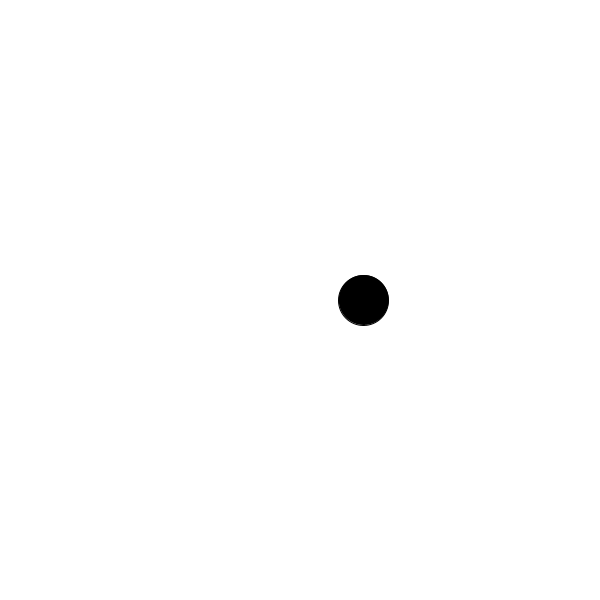
Frame 1 (no input)
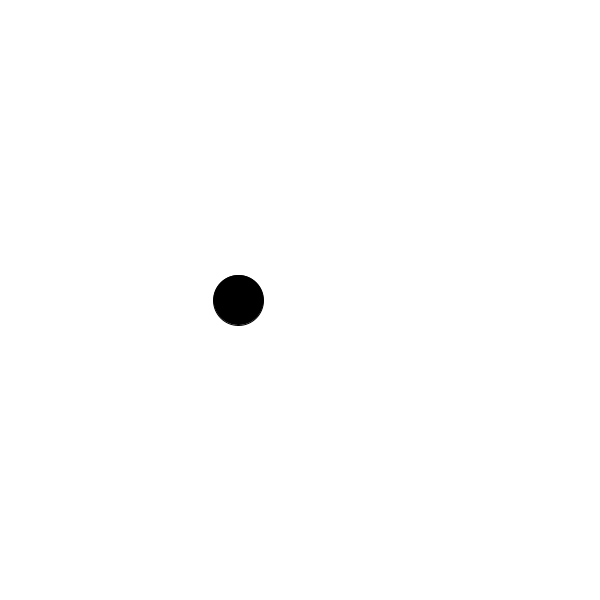
Frame 60 (the mouse pressed at the canvas centre just before this capture)
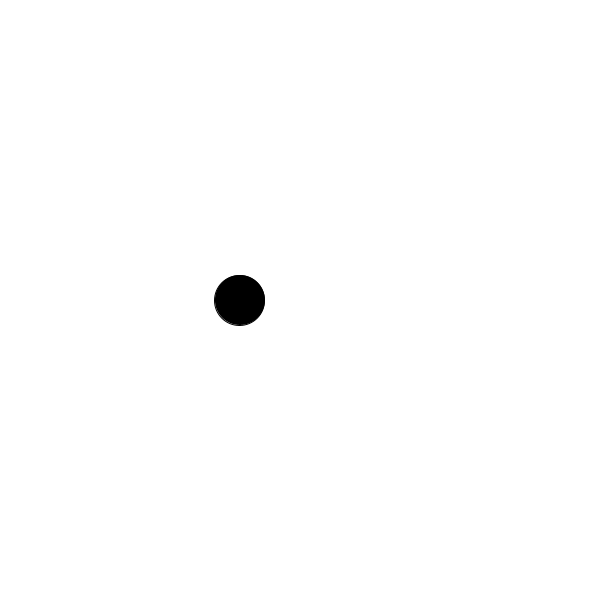
Frame 120 (the mouse held since frame 60 and released just before this capture)

The Processing sketch that drew these frames (run headless with seeded random() and noise(); from frame 60 on, the mouse is pressed at the canvas centre):

// Processing sketch: noiseExample
// ── noiseExample.pde
//Dan Schellenberg
//Dec 2, 2015

float x, y;
float offset;

void setup() {
  size(600, 600);
  y = height/2;
  x = width/2;
  offset = 0;
}

void draw() {
  x = noise(offset)*width;
  offset += 0.01;
  background(255);
  fill(0);
  ellipse(x, y, 50, 50);
}
